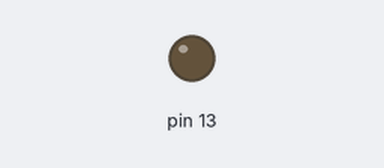
This sketch was run on a simulated Arduino Uno, built with avr-gcc and run on an emulated ATmega328P. On the bench: output pins drawn as LEDs (lit = HIGH).

Above: at 0.7 s.
At 3.72 s:
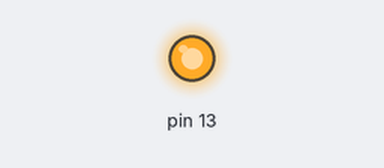
Timing chart, 0 to 4.1 s (numbered marks = the images above):
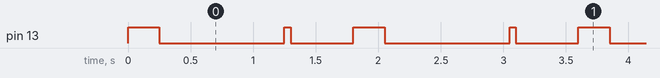

Measured:
- by itself, pin 13: repeats every 1.8 s: LOW 1.0 s, HIGH 0.05 s, LOW 0.50 s, HIGH 0.25 s
- by itself, everything shown: repeats every 1.8 s, in 4 steps

The sketch:

arduino_led_strobe_controller.ino
```cpp
void setup() {
  pinMode(13, OUTPUT);
}

void loop() {
  digitalWrite(13, HIGH);
  delay(250);
  digitalWrite(13,LOW);
  delay(1000);
  digitalWrite(13, HIGH);
  delay(50);
  digitalWrite(13,LOW);
  delay(500);
}
```
